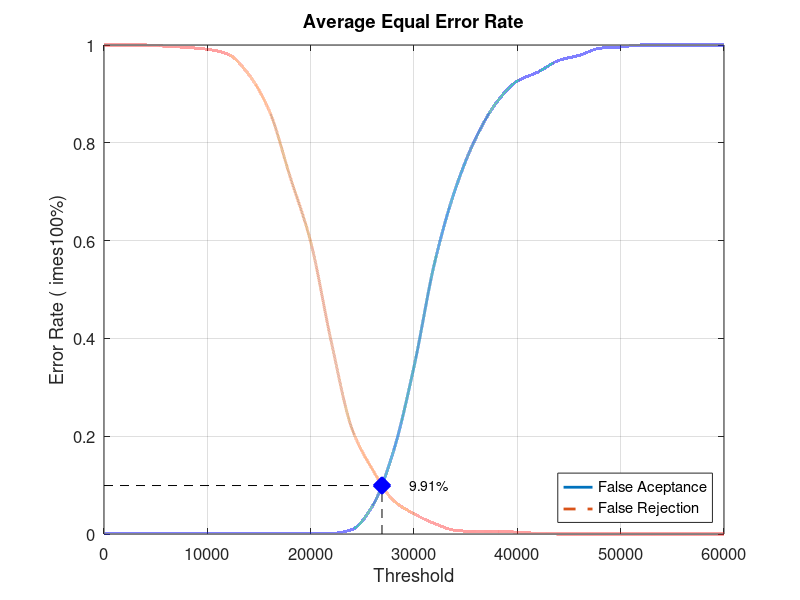
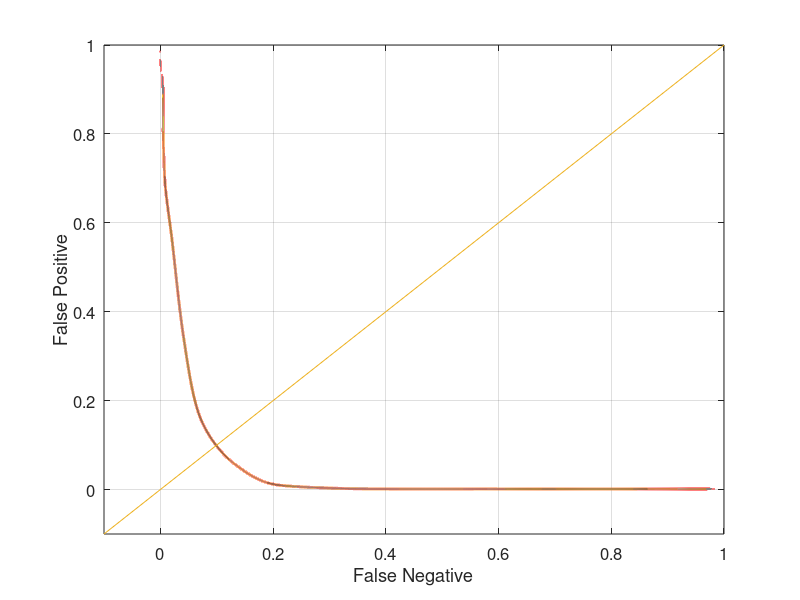

Reproduce these figures in MATLAB, in order.
close all;
clear;
clc;
x = 0:2000:60000;
xq = 0:0.5:60000;

y0 = [0 0.00131579 0.00131579 0.00131579 0.00131579 0.00131579 0.00131579 0.00131579 0.00131579 0.00131579 0.00131579 0.00131579 0.00921053 0.0578947 0.168421 0.342105 0.555263 0.705263 0.810526 0.882895 0.926316 0.944737 0.968421 0.978947 0.993421 0.996053 1 1 1 1 1]
yy0 = interp1(x, y0, xq, 'pchip');
y1 = [1 1 1 0.9975 0.995 0.99125 0.98125 0.94 0.865 0.73125 0.5975 0.3925 0.215 0.13125 0.06875 0.04125 0.02125 0.0075 0.005 0.005 0.00375 0.00125 0 0 0 0 0 0 0 0 0]
yy1 = interp1(x, y1, xq, 'pchip');

% Calculating EER: 
y2 = abs(y0 - y1);
find(y2 == min(y2))
yy2 = abs(yy0 - yy1);
xEER = find(yy2 == min(yy2));
xEERIndex = xq(xEER) % X-axis EER
yEER = yy0(xEER) % Y-axis EER

main = figure
plot(xq, yy0,'-','LineWidth', 2);	hold on
plot(xq, yy1,'--','LineWidth', 2);	hold on
plot([xEERIndex xEERIndex], [0 yEER], 'k--');	hold on
plot([0 xEERIndex], [yEER yEER], 'k--');	hold on
plot(xEERIndex, yEER, 'bx', 'LineWidth', 10);	hold on
text(xEERIndex + 10 * xEERIndex / 100, yEER, [num2str(round((10000 * yEER)) / 100) '%'])
legend('False Aceptance', 'False Rejection', 'Location', 'SouthEast')
xlabel('Threshold')
ylabel('Error Rate (	imes100%)')
title('Average Equal Error Rate')
set(gca, 'FontSize', 12)
axis([0 60000 0 1])
grid on

print(main, 'Experiment2AverageMain', '-dpng');
FNRxFPR = figure('Color', [1 1 1]);
plot(yy1, yy0, '-', yy1, yy0, 'LineWidth', 2);
hold on
y = -0.1:0.1:1
plot(y, y); 
set(gca, 'FontSize', 12)
xlabel('False Negative')
ylabel('False Positive')
axis([-0.1 1 -0.1 1])
set(gca, 'FontSize', 12)
grid on

print(FNRxFPR, 'Experiment2AverageFNRxFPR','-dpng');
